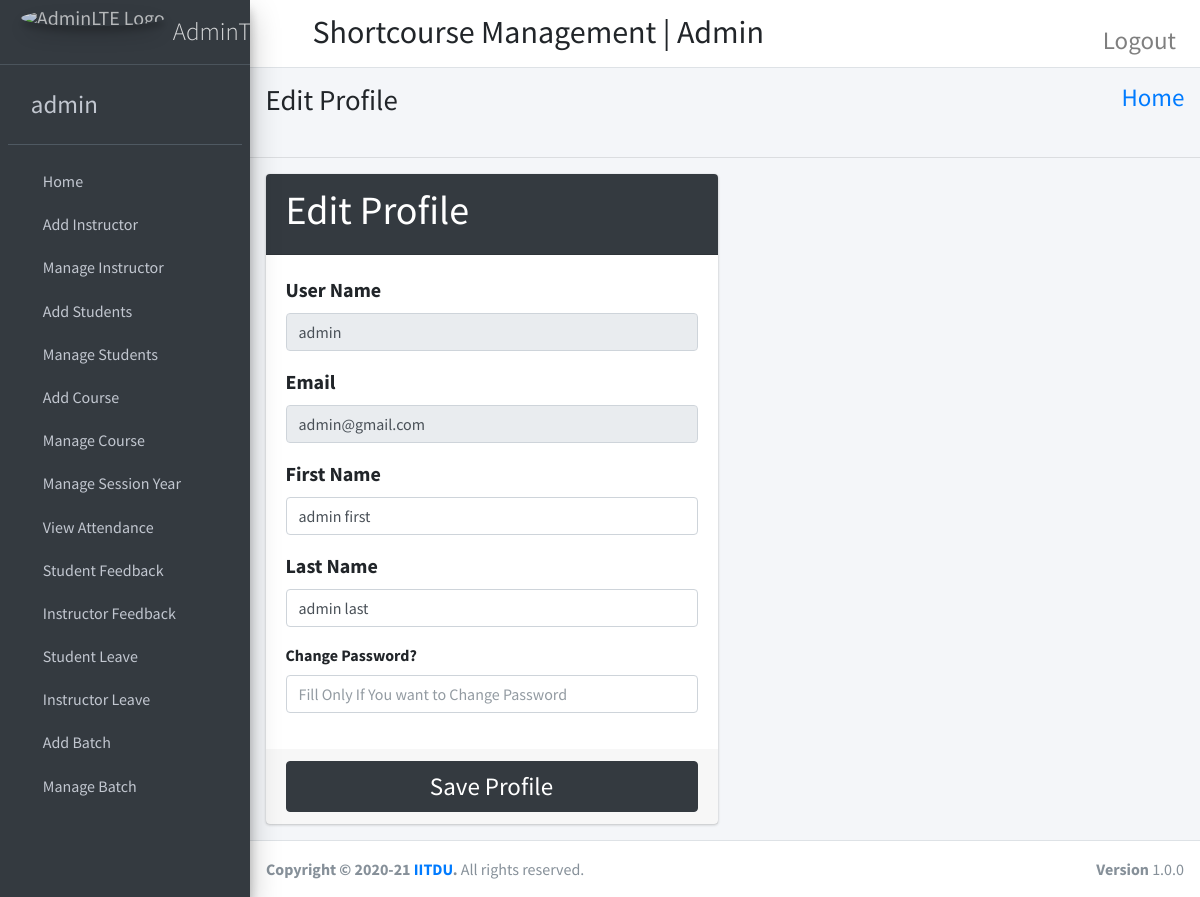
Screenshot of /admin_profile/ (signed in) with the database file from the repository.
### shortcourse_app/models.py (models this page shows)
class CustomUser(AbstractUser):
    user_type_data = ((1, 'Admin'), (2, 'Instructor'), (3, 'Students'))
    user_type = models.CharField(default=1, choices=user_type_data, max_length=20)

### shortcourse_app/admin_view.py (the view)
# urls.py: path('admin_profile/', admin_view.admin_profile, name='admin_profile'),
def admin_profile(request):
    user = CustomUser.objects.get(id=request.user.id)
    return render(request, "admin_template/admin_profile.html", {"user": user})

### templates/admin_template/admin_profile.html (shortened to what this page needs)
{% extends 'admin_template/base_template.html' %}
{% block page_title %}
<h1>Edit Profile</h1>
{% endblock page_title %}
{% block main_content %}
    <hr>
    <section class="content">
      <div class="container-fluid">
          <div class="row">
              <div class="col-md-6">
            <div class="card card-dark">
              <div class="card-header">
                <h1>Edit Profile</h1>
              </div>
              <form role="form" action="{% url 'admin_profile_save' %}" method="post">
                <div class="card-body">
                  <div class="form-group">
                    <label style="font-size: 20px">User Name </label>
                    <input type="text" class="form-control" name="username" value="{{ user.username }}" disabled="disabled">
                  </div>
                    <div class="form-group">
                    <label style="font-size: 20px"> Email </label>
                    <input type="text" class="form-control" name="email" value="{{ user.email }}" disabled="disabled">
                    </div>
                    <div class="form-group">
                    <label style="font-size: 20px"> First Name </label>
                    <input type="text" class="form-control" name="first_name" value="{{ user.first_name }}">
                    </div>
                    <div class="form-group">
                    <label style="font-size: 20px"> Last Name </label>
                    <input type="text" class="form-control" name="last_name" value="{{ user.last_name }}">
                    </div>
                    <div class="form-group">
                    <label>Change Password?</label>
                    <input type="text" class="form-control" name="password" placeholder="Fill Only If You want to Change Password">
                  </div>
                </div>
                <div class="card-footer">
                  <button type="submit" class="btn btn-dark btn-block" style="font-size: 25px">Save Profile</button>
                </div>
              </form>
            </div>
          </div>
          </div>
      </div>
    </section>
{% endblock main_content %}

### templates/admin_template/sidebar_template.html (shortened to what this page needs)
{% load static %}
<aside class="main-sidebar sidebar-dark-primary elevation-4">
    <a href="index3.html" class="brand-link">
      <img src='{% static "dist/img/AdminLTELogo.png" %}' alt="AdminLTE Logo" class="brand-image img-circle elevation-3"
           style="opacity: .8">
      <span class="brand-text font-weight-light" style="font-size: 25px">AdminToDo</span>
    </a>
    <div class="sidebar">
      <div class="user-panel mt-3 pb-3 mb-3 d-flex">
        <div class="image">
        </div>
        <div class="info">
          <a href="{% url 'admin_profile' %}" class="d-block" style="font-size: 25px">{{ user.username }}</a>
        </div>
      </div>
      <nav class="mt-2">
        <ul class="nav nav-pills nav-sidebar flex-column" data-widget="treeview" role="menu" data-accordion="false">
          <li class="nav-item">
              {% url 'admin_home' as admin_home %}
                <a href='{{ admin_home }}' class="nav-link {% if request.path ==  admin_home %}active{% endif %}">
                  <i class='fas fa-list-ul' style='font-size:20px; color: red'>  </i>
                  <p>
                    Home
                  </p>
                </a>
          </li>
          <li class="nav-item">
              {% url 'add_instructor' as add_instructor %}
                <a href='{{ add_instructor }}' class="nav-link {% if request.path ==  add_instructor %}active{% endif %}">
                  <i class='fas fa-list-ul' style='font-size:20px; color: red'>  </i>
                  <p>
                    Add Instructor
                  </p>
                </a>
          </li>
            <li class="nav-item">
                {% url 'manage_instructor'  as manage_instructor %}
                {% url 'edit_instructor' instructor_id=id as edit_instructor %}
                <a href="{{ manage_instructor }}" class="nav-link {% if request.path ==  manage_instructor %}active{% endif %}
                                                                   {% if request.path ==  edit_instructor %}active{% endif %}  ">
                  <i class='fas fa-list-ul' style='font-size:20px; color: red'></i>
                  <p>
                    Manage Instructor
                  </p>
                </a>
            </li>
            <li class="nav-item">
                {% url 'add_student' as add_student %}
              <a href="{{ add_student }}" class="nav-link {% if request.path ==  add_student %}active{% endif %}">
                  <i class='fas fa-list-ul' style='font-size:20px; color: red'></i>
                  <p>
                    Add Students
                  </p>
              </a>
          </li>
            <li class="nav-item">
                {% url 'manage_student' as  manage_student%}
                {% url 'edit_student' student_id=id as edit_student %}
                <a href="{{ manage_student }}" class="nav-link {% if request.path ==  manage_student %}active{% endif %}
                                                                {% if request.path ==  edit_student %}active{% endif %}">
                  <i class='fas fa-list-ul' style='font-size:20px; color: red'></i>
                  <p>
                    Manage Students
                  </p>
                </a>
            </li>
            <li class="nav-item">
                {% url 'add_course' as add_course %}
                <a href="{{ add_course }}" class="nav-link {% if request.path ==  add_course %}active{% endif %}">
                  <i class='fas fa-list-ul' style='font-size:20px; color: red'></i>
                  <p>
                    Add Course
                  </p>
                </a>
             </li>
            <li class="nav-item">
                {% url 'manage_courses' as manage_courses %}
                {% url 'edit_course' course_id=id as edit_course %}
                <a href="{{ manage_courses }}" class="nav-link {% if request.path ==  manage_courses %}active{% endif %}
                                                             {% if request.path ==  edit_course %}active{% endif %}">
                  <i class='fas fa-list-ul' style='font-size:20px; color: red'></i>
                  <p>
                    Manage Course
                  </p>
                </a>
            </li>
            <li class="nav-item">
                {% url 'manage_session' as manage_session %}
                <a href="{{ manage_session }}" class="nav-link {% if request.path ==  manage_session %}active{% endif %}">
                <i class='fas fa-list-ul' style='font-size:20px; color: red'></i>
                  <p>
                    Manage Session Year
                  </p>
                </a>
            </li>
            <li class="nav-item">
                {% url 'admin_view_attendance' as admin_view_attendance %}
                <a href="{{ admin_view_attendance }}" class="nav-link {% if request.path ==  admin_view_attendance %}active{% endif %}">
                <i class='fas fa-list-ul' style='font-size:20px; color: red'></i>
                  <p>
                    View Attendance
                  </p>
                </a>
            </li>
            <li class="nav-item">
                {% url 'student_feedback_message' as student_feedback_message %}
                <a href="{{ student_feedback_message }}" class="nav-link {% if request.path ==  student_feedback_message %}active{% endif %}">
                <i class='fas fa-list-ul' style='font-size:20px; color: red'></i>
                  <p>
                    Student Feedback
                  </p>
                </a>
            </li>
            <li class="nav-item">
                {% url 'instructor_feedback_message' as instructor_feedback_message %}
                <a href="{{ instructor_feedback_message }}" class="nav-link {% if request.path ==  instructor_feedback_message %}active{% endif %}">
                <i class='fas fa-list-ul' style='font-size:20px; color: red'></i>
                  <p>
                    Instructor Feedback
                  </p>
                </a>
            </li>
            <li class="nav-item">
                {% url 'student_leave_view' as student_leave_view %}
                <a href="{{ student_leave_view }}" class="nav-link {% if request.path ==  student_leave_view %}active{% endif %}">
                <i class='fas fa-list-ul' style='font-size:20px; color: red'></i>
                  <p>
                    Student Leave
                  </p>
                </a>
            </li>
           <li class="nav-item">
                {% url 'instructor_leave_view' as instructor_leave_view %}
                <a href="{{ instructor_leave_view }}" class="nav-link {% if request.path ==  instructor_leave_view %}active{% endif %}">
                <i class='fas fa-list-ul' style='font-size:20px; color: red'></i>
                  <p>
                    Instructor Leave
                  </p>
                </a>
            </li>
             <li class="nav-item">
               {% url 'add_batch' as add_batch %}
                <a href="{{ add_batch }}" class="nav-link {% if request.path ==  add_batch %}active{% endif %}">
                  <i class='fas fa-list-ul' style='font-size:20px; color: red'></i>
                  <p>
                    Add Batch
                  </p>
                </a>
             </li>
            <li class="nav-item">
                {% url 'manage_batch' as manage_batch %}
                {% url 'edit_batch' batch_id=id as edit_batch %}
                <a href="{{ manage_batch }}" class="nav-link {% if request.path ==  manage_batch %}active{% endif %}
                                                              {% if request.path ==  edit_batch %}active{% endif %}  ">
                  <i class='fas fa-list-ul' style='font-size:20px; color: red'></i>
                  <p>
                    Manage Batch
                  </p>
                </a>
             </li>
        </ul>
      </nav>
    </div>
  </aside>

### rows the page displays
CustomUser: username "admin", email "admin@gmail.com", first_name "admin first", last_name "admin last"
